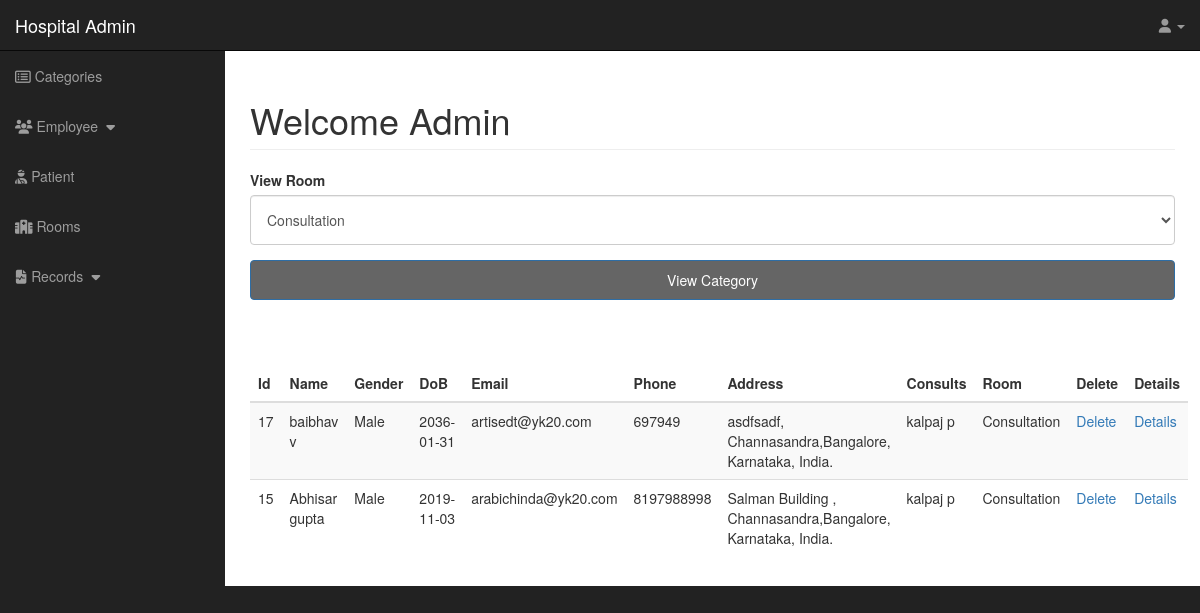
Page /hms/admin/patient.php on the committed database.
### tables this page shows
CREATE TABLE `employee` (
  `e_id` int(50) NOT NULL,
  `e_name` varchar(255) NOT NULL,
  `e_gender` varchar(255) NOT NULL,
  `e_email` varchar(255) NOT NULL,
  `e_phone` varchar(10) NOT NULL,
  `c_id` int(10) NOT NULL,
  `e_dob` date NOT NULL,
  `e_address` varchar(255) NOT NULL,
  `e_salary` varchar(255) NOT NULL,
  `mask_del_emp` int(11) NOT NULL DEFAULT '0'
);

CREATE TABLE `room_patient` (
  `r_id` int(11) NOT NULL DEFAULT '1',
  `p_id` int(11) NOT NULL
);

CREATE TABLE `patient` (
  `p_id` int(11) NOT NULL,
  `p_name` varchar(255) NOT NULL,
  `p_gender` varchar(255) NOT NULL,
  `p_dob` date NOT NULL,
  `p_email` varchar(255) NOT NULL,
  `p_phone` varchar(255) NOT NULL,
  `p_address` varchar(255) NOT NULL,
  `d_o_admission` varchar(255) DEFAULT NULL,
  `mask_del_pat` int(11) NOT NULL DEFAULT '0',
  `amt` int(11) NOT NULL DEFAULT '0'
);

CREATE TABLE `room` (
  `r_id` int(11) NOT NULL,
  `r_name` varchar(255) NOT NULL,
  `e_id` int(11) NOT NULL
);

### hms/admin/include/view_patient.php (the view, shortened to what this page needs)
<form action="" method="post">
                      <div class="form-group">
                         <label for="select-op">View Room</label>
                          <select id="select-op" class="form-control" name="room_name" >
                            <?php
                              $query = "SELECT * FROM room";
                              $select_categories = mysqli_query($connection,$query);
                              while($row = mysqli_fetch_assoc($select_categories)) {
                                $room_name = $row['r_name'];
                                if(isset($_POST['room_submit'])){
                                    if($room_name == $_POST['room_name'])
                                        echo "<option selected>{$room_name}</option>";
                                    else
                                        echo "<option>{$room_name}</option>";
                                }
                                else
                                    echo "<option>{$room_name}</option>";
                                }
                             ?>
                            </select>
                      </div>
                       <div class="form-group">
                          <input class="btn btn-primary" type="submit" name="room_submit" value="View Category">
                      </div>
                </form>
                <table class="table table-striped">
                  <thead>
                        <tr>
                            <th scope="col">Id</th>
                            <th scope="col">Name</th>
                            <th scope="col">Gender</th>
                            <th scope="col">DoB</th>
                            <th scope="col">Email</th>
                            <th scope="col">Phone</th>
                            <th scope="col">Address</th>
                            <th scope="col">Consults</th>
                            <th scope="col">Room</th>
                            <th scope="col">Delete</th>
                            <th scope="col">Details</th>
                       </tr>
                    </thead>
                  <tbody>
                <?php
                    if (isset($_POST['room_submit'])) {
                         $query = " SELECT * FROM employee e , consults c, patient p , room ro NATURAL JOIN room_patient rp where p.p_id = rp.p_id  AND e.e_id = c.e_id AND c.p_id=p.p_id AND ro.r_name = '$room_name' AND mask_del_pat = 0  ORDER BY p.p_id DESC ";
                        $select_patient = mysqli_query($connection,$query);
                        confirmQuery($select_patient);
                        while($row = mysqli_fetch_assoc($select_patient)) {
                            $pat_id            = $row['p_id'];
                            $pat_name          = $row['p_name'];
                            $pat_gender        = $row['p_gender'];
                            $pat_dob           = $row['p_dob'];
                            $pat_email         = $row['p_email'];
                            $pat_phone         = $row['p_phone'];
                            $pat_address       = $row['p_address'];
                            $pat_room          = $row['r_name'];
                            $pat_consults      = $row['e_name'];
                            echo "<tr>";
                            echo "<td>$pat_id</td>";
                            echo "<td>$pat_name</td>";
                            echo "<td>$pat_gender</td>";
                            echo "<td>$pat_dob</td>";
                            echo "<td>$pat_email</td>";
                            echo "<td>$pat_phone</td>";
                            echo "<td>$pat_address</td>";
                            echo "<td>$pat_consults</td>";
                            echo "<td>$pat_room</td>";
                            echo "<td><a href='patient.php?delete={$pat_id}'>Delete</a></td>";
                            echo "<td><a href='patient.php?source=detail_pat&edit={$pat_id}'>Details</a></td>";
                            echo "</tr>";
                         }
                    }
                    else{
                            $query = "SELECT * FROM employee e , consults c, patient p , room ro NATURAL JOIN room_patient rp where p.p_id = rp.p_id  AND e.e_id = c.e_id AND c.p_id=p.p_id AND mask_del_pat = 0 ORDER BY p.p_id DESC ";
                            $select_patient = mysqli_query($connection,$query);
                            while($row = mysqli_fetch_assoc($select_patient)) {
                                $pat_id            = $row['p_id'];
                                $pat_name          = $row['p_name'];
                                $pat_gender        = $row['p_gender'];
                                $pat_dob           = $row['p_dob'];
                                $pat_email         = $row['p_email'];
                                $pat_phone         = $row['p_phone'];
                                $pat_address       = $row['p_address'];
                                $pat_room          = $row['r_name'];
                                $pat_consults      = $row['e_name'];
                                echo "<tr>";
                                echo "<td>$pat_id</td>";
                                echo "<td>$pat_name</td>";
                                echo "<td>$pat_gender</td>";
                                echo "<td>$pat_dob</td>";
                                echo "<td>$pat_email</td>";
                                echo "<td>$pat_phone</td>";
                                echo "<td>$pat_address</td>";
                                echo "<td>$pat_consults</td>";
                                echo "<td>$pat_room</td>";
                                echo "<td><a href='patient.php?delete={$pat_id}'>Delete</a></td>";
                                echo "<td><a href='patient.php?source=detail_pat&edit={$pat_id}'>Details</a></td>";
                                echo "</tr>";
                        }
                    }
                 ?>
                 </tbody>
            </table>

### hms/admin/css/sb-admin.css (style rules this page uses)
body { margin-top: 100px; background-color: #222; }
@media (min-width:768px) { body { margin-top: 50px; } }

### hms/admin/css/doctor_registration.css (style rules this page uses)
.btn { width: 100%; background-color: #656565; margin-bottom: 50px; height: 40px }
#select-op { height: 50px; }

### rows in the picture
employee: room_patient.p_id "17", patient.p_name "baibhav v", patient.p_gender "Male", patient.p_dob "2036-01-31", patient.p_email "artisedt@yk20.com", patient.p_phone "697949", patient.p_address "asdfsadf, Channasandra,Bangalore, Karnataka, India.", e_name "kalpaj p", room.r_name "Consultation", room_patient.p_id "15", patient.p_name "Abhisar gupta", patient.p_dob "2019-11-03", patient.p_email "arabichinda@yk20.com", patient.p_phone "8197988998", patient.p_address "Salman Building , Channasandra,Bangalore, Karnataka, India."

### other values in the picture
form field room_name "Consultation"
